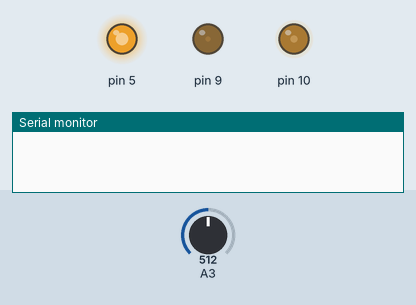
Recording of a sketch running on a simulated Arduino Leonardo, built with avr-gcc and run on an emulated ATmega32U4. On the bench: output pins drawn as LEDs (lit = HIGH), the last lines printed to the serial monitor. The inputs (shaded band) are chosen by the test bench; at power-on: A3 = 512.

Above: at 0.1 s.
At 2.0 s:
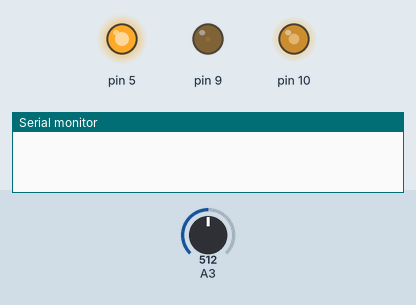
At 2.7 s:
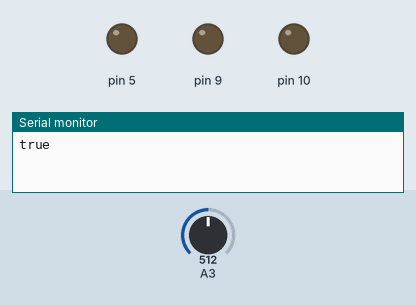
Timing chart, 0 to 4.2 s (numbered marks = the images above):
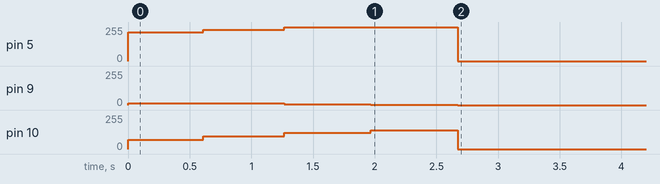

Measured:
- by itself, pin 5: 0/255 → 214/255 at 0.00 s, → 235/255 0.61 s later, → 252/255 0.66 s later, → 253/255 0.70 s later, … (5 changes in this stretch)
- by itself, pin 9: 0/255 → 12/255 at 0.00 s, → 15/255 0.61 s later, → 4/255 0.66 s later, → 1/255 0.70 s later, … (5 changes in this stretch)
- by itself, pin 10: 0/255 → 69/255 at 0.00 s, → 94/255 0.61 s later, → 123/255 0.66 s later, → 142/255 0.70 s later, … (5 changes in this stretch)

The sketch:

Mic_Fire.ino
```cpp
/*
 This  sketch reads  the microphone sensor. The microphone
 will range from 0 (total silence) to 1023 (really loud).
 The LED will be lit a yellow/orange/red (to simulate flickering fire).
 */

#include <Esplora.h>

boolean finished = false;
int blowUntil = 15000; // how long the user needs to blow
int duration = 0;  // how long the user has been blowing

void setup() {
  // initialize the serial communication:
  Serial.begin(9600);
}

void loop() {

  // user needs to keep blowing
  if(!finished){

    if(duration < blowUntil){
      micFire(); //keep blowing
    }
    else{
      finished = true; //finished!
      Serial.println("true");
      Esplora.writeRGB(0, 0, 0); //led off
    }

  }

}


void micFire(){
  // read the sensor into a variable:
  int loudness = Esplora.readMicrophone();

  // if user is blowing...
  if(loudness > 0){

    // increase duration
    duration += 1;
    //Serial.println(duration);

    //determine LED color based on duration
    if(duration < blowUntil*.25){
      Esplora.writeRGB(214, 69, 12); //red
    }
    else if(duration < blowUntil*.5){
      Esplora.writeRGB(235, 94, 15); //dark orange
    }
    else if(duration < blowUntil*.75){
      Esplora.writeRGB(252, 123, 4); //bright orange
    }
    else if(duration < blowUntil){
      Esplora.writeRGB(253, 142, 1); //mid orange
    }

  }
  // user isn't blowing...
  else{
    Esplora.writeRGB(0, 0, 0); //led off
  }


}
```
